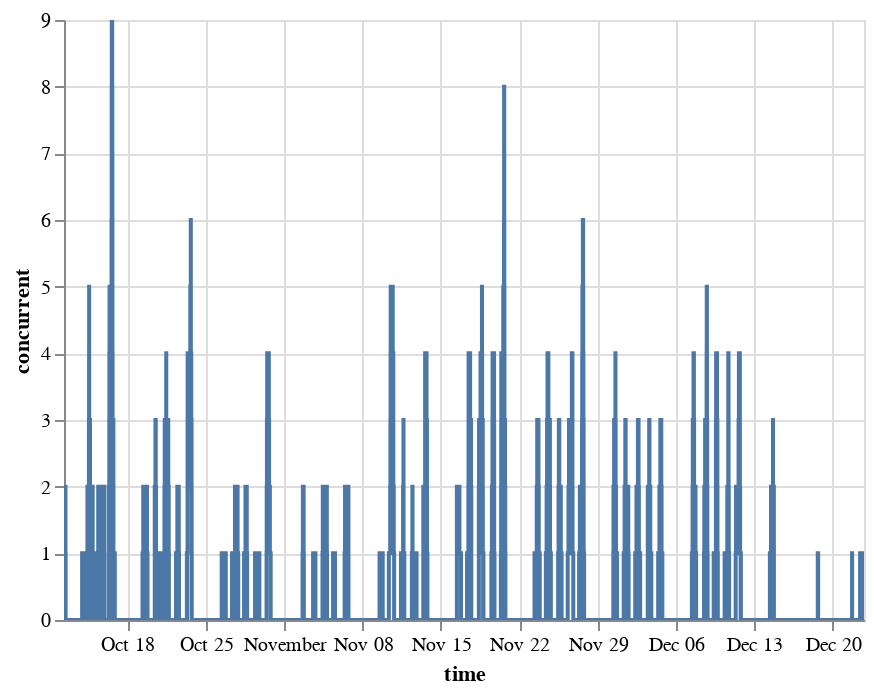

Notebook cell for this chart:
### Code cell
(
    alt.Chart(sessions)
    .mark_line(interpolate="step-after")
    .encode(x="time", y="concurrent")
    .interactive()
)

### Figure 1 — Vega-Lite specification as saved in the notebook (floating-point values rounded to 4 significant figures; data arrays with more than 128 entries replaced by an {"elided": "..."} marker saying what was removed)
{"$schema": "https://vega.github.io/schema/vega-lite/v4.17.0.json", "config": {"view": {"continuousHeight": 300, "continuousWidth": 400}}, "data": {"name": "data-b5c3c2922dc1f77df602f278554e3b62"}, "datasets": {"data-b5c3c2922dc1f77df602f278554e3b62": {"elided": "800 records"}}, "encoding": {"x": {"field": "time", "type": "temporal"}, "y": {"field": "concurrent", "type": "quantitative"}}, "mark": {"interpolate": "step-after", "type": "line"}, "selection": {"selector004": {"bind": "scales", "encodings": ["x", "y"], "type": "interval"}}}
